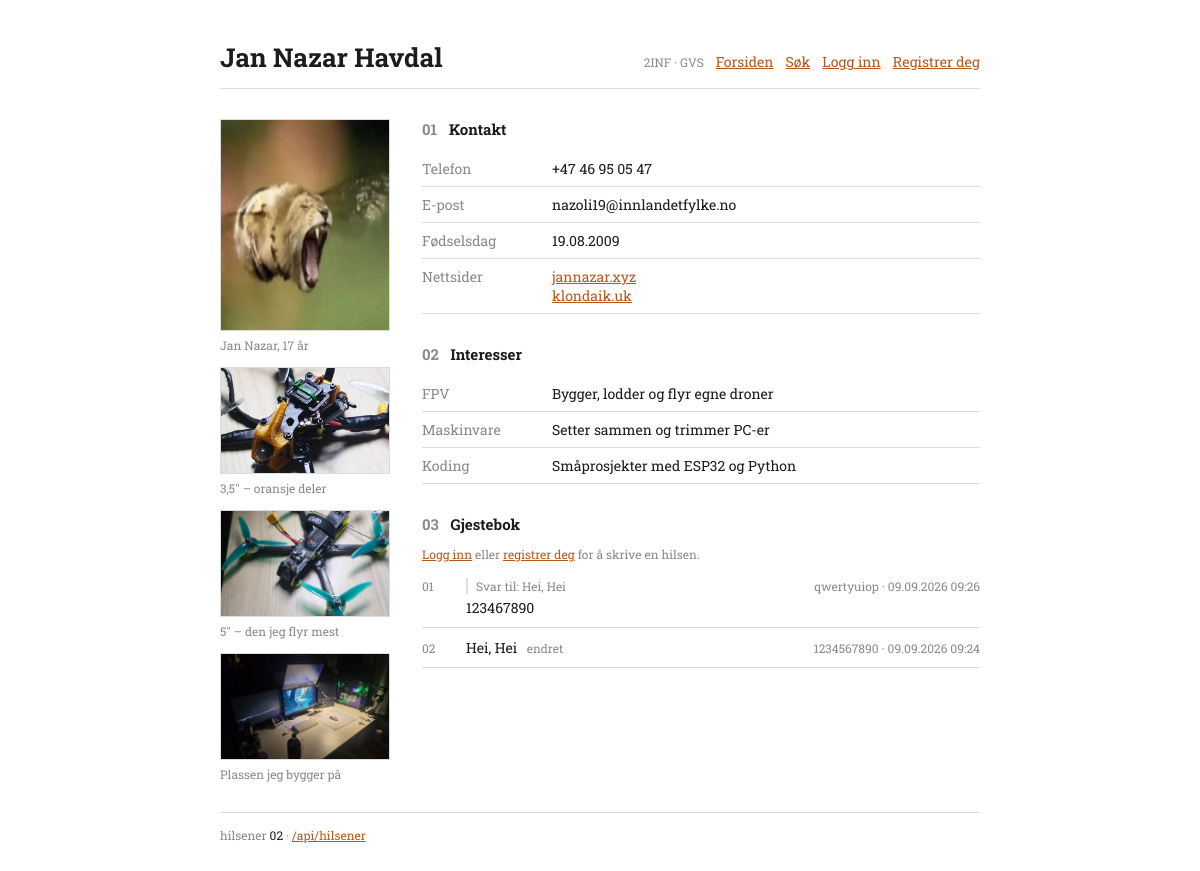
The page / on the database its author committed.
### tables this page shows
CREATE TABLE hilsener (
            id INTEGER PRIMARY KEY AUTOINCREMENT,
            tekst TEXT NOT NULL,
            tidspunkt TEXT NOT NULL,
            svar_til INTEGER,
            endret TEXT,
            bruker_id INTEGER
        );

CREATE TABLE brukere (
            id INTEGER PRIMARY KEY AUTOINCREMENT,
            brukernavn TEXT NOT NULL UNIQUE,
            salt TEXT NOT NULL,
            passord TEXT NOT NULL,
            laget TEXT NOT NULL
        );

### app.py (the view)
@app.route('/')
def forside():
    hilsener = database.hent_alle()
    return flask.render_template(
        'index.html',
        hilsener=hilsener,
        antall=len(hilsener),
        maks=MAKS_LENGDE,
        bruker=sikkerhet.hent_bruker(),
        fodselsdag=FODSELSDAG.strftime('%d.%m.%Y'),
        alder=regn_alder(FODSELSDAG),
    )

### app.py (called while the page is built)
def regn_alder(fodt):
    i_dag = date.today()
    alder = i_dag.year - fodt.year
    if (i_dag.month, i_dag.day) < (fodt.month, fodt.day):
        alder = alder - 1
    return alder

### deler/database.py (called while the page is built)
def koble():
    kobling = sqlite3.connect(DATABASE)
    kobling.row_factory = sqlite3.Row
    return kobling

def kort_tekst(tekst):
    if tekst and len(tekst) > KORT_LENGDE:
        return tekst[:KORT_LENGDE].rstrip() + '…'
    return tekst

def lag_hilsen(rad):
    hilsen = dict(rad)
    hilsen['svar_kort'] = kort_tekst(hilsen.pop('svar_tekst'))
    return hilsen

def hent_alle():
    kobling = koble()
    rader = kobling.execute(SPORRING + 'ORDER BY h.id DESC').fetchall()
    kobling.close()
    return [lag_hilsen(rad) for rad in rader]

### deler/sikkerhet.py (called while the page is built, shortened)
def hent_bruker():
    kake = flask.request.cookies.get(KAKE)
    if not kake:
        return None

### templates/index.html (shortened to what this page needs)
{% extends 'base.html' %}
{% block innhold %}
<div class="kropp">
    <aside class="rail">
        <figure class="portrett">
            <button type="button" class="vis">
                <img src="{{ url_for('static', filename='img/23.jpg') }}" alt="Bie med løvehode">
            </button>
            <figcaption>Jan Nazar, {{ alder }} år</figcaption>
        </figure>
        <figure>
            <button type="button" class="vis">
                <img src="{{ url_for('static', filename='img/drone35.jpg') }}" alt="3,5-tommeren min">
            </button>
            <figcaption>3,5" &ndash; oransje deler</figcaption>
        </figure>
        <figure>
            <button type="button" class="vis">
                <img src="{{ url_for('static', filename='img/drone.jpg') }}" alt="5-tommeren min">
            </button>
            <figcaption>5" &ndash; den jeg flyr mest</figcaption>
        </figure>
        <figure>
            <button type="button" class="vis">
                <img src="{{ url_for('static', filename='img/desk.jpg') }}" alt="Plassen jeg bygger på">
            </button>
            <figcaption>Plassen jeg bygger på</figcaption>
        </figure>
    </aside>
    <main>
        <section>
            <h2><span class="nr">01</span> Kontakt</h2>
            <dl class="rader">
                <dt>Telefon</dt>
                <dd>+47 46 95 05 47</dd>
                <dt>E-post</dt>
                <dd>nazoli19@innlandetfylke.no</dd>
                <dt>Fødselsdag</dt>
                <dd>{{ fodselsdag }}</dd>
                <dt>Nettsider</dt>
                <dd>
                    <a href="https://jannazar.xyz">jannazar.xyz</a><br>
                    <a href="https://klondaik.uk">klondaik.uk</a>
                </dd>
            </dl>
        </section>
        <section>
            <h2><span class="nr">02</span> Interesser</h2>
            <dl class="rader">
                <dt>FPV</dt>
                <dd>Bygger, lodder og flyr egne droner</dd>
                <dt>Maskinvare</dt>
                <dd>Setter sammen og trimmer PC-er</dd>
                <dt>Koding</dt>
                <dd>Småprosjekter med ESP32 og Python</dd>
            </dl>
        </section>
        <section>
            <h2><span class="nr">03</span> Gjestebok</h2>
            {% if bruker %}
            <p class="svarer" id="svarer" hidden>
                Svarer på <span id="svarer-tekst"></span>
                <button type="button" id="avbryt-svar">Avbryt</button>
            </p>
            <div class="skrivefelt">
                <input type="text" id="hilsen-input" maxlength="{{ maks }}" autocomplete="off"
                    placeholder="Skriv noe og trykk Enter" aria-label="Skriv en hilsen">
                <span id="teller">0/{{ maks }}</span>
            </div>
            <p id="feilmelding" role="status"></p>
            {% else %}
            <p class="krev">
                <a href="/logg-inn">Logg inn</a> eller <a href="/registrer">registrer deg</a>
                for å skrive en hilsen.
            </p>
            {% endif %}
            <ol class="logg" id="hilsen-liste">
                {% for h in hilsener %}
                {% include 'hilsen.html' %}
                {% endfor %}
            </ol>
        </section>
    </main>
</div>
<footer>
    hilsener <b id="antall">{{ '%02d'|format(antall) }}</b>
    &middot; <a href="/api/hilsener">/api/hilsener</a>
</footer>
{% endblock %}

### templates/base.html (shortened to what this page needs)
<!DOCTYPE html>
<html lang="no">
<head>
    <link rel="stylesheet" href="{{ url_for('static', filename='style.css') }}">
</head>
<body>
    <div class="ark">
        <header>
            <h1>{% block overskrift %}Jan Nazar Havdal{% endblock %}</h1>
            {% block stempel %}{% include 'topp.html' %}{% endblock %}
        </header>
        {% block innhold %}{% endblock %}
    </div>
</body>
</html>

### templates/topp.html
<div class="topp">
    <span class="stempel">2INF &middot; GVS</span>
    <a href="/">Forsiden</a>
    <a href="/sok">Søk</a>
    {% if bruker %}
    <span class="stempel">{{ bruker.brukernavn }}</span>
    <form method="post" action="/logg-ut">
        <button type="submit" class="lenkeknapp">Logg ut</button>
    </form>
    {% else %}
    <a href="/logg-inn">Logg inn</a>
    <a href="/registrer">Registrer deg</a>
    {% endif %}
</div>

### templates/hilsen.html (shortened to what this page needs)
<li data-id="{{ h.id }}">
    <div class="innhold">
        {% if h.svar_kort %}
        <span class="sitat" data-svar-til="{{ h.svar_til }}">Svar til: {{ h.svar_kort }}</span>
        {% endif %}
        <span class="tekst">{{ h.tekst }}</span>
        {% if h.endret %}
        <span class="endret" title="Endret {{ h.endret }}">endret</span>
        {% endif %}
    </div>
    <span class="tid">{% if h.navn %}{{ h.navn }} &middot; {% endif %}{{ h.tidspunkt }}</span>
</li>

### static/style.css (style rules this page uses)
:root { --bakgrunn: #ffffff; --tekst: #1c1c1a; --svak: #8a8b85; --strek: #dcdcd8; --aksent: #b8571c; --feil: #a33a22; }
body { margin: 0; padding: 40px 20px 60px; background-color: var(--bakgrunn); color: var(--tekst); font-family: "Roboto Slab", Georgia, "Times New Roman", serif; font-size: 14px; }
.ark { max-width: 760px; margin: 0 auto; }
header { display: flex; align-items: baseline; justify-content: space-between; gap: 16px; border-bottom: 1px solid var(--strek); padding-bottom: 14px; }
h1 { margin: 0; font-size: 26px; }
.stempel, .rail figcaption, .tom, .sitat, .endret, .logg .tid, .handlinger button, #avbryt-svar, .lenkeknapp, .krev, .sokinfo, .skjema label, .skjemafeil, .skjemalenker, .rediger-hjelp, #teller, #feilmelding, footer, #visning p { font-size: 12px; }
.stempel { color: var(--svak); white-space: nowrap; }
section { margin-top: 30px; }
.topp { display: flex; align-items: baseline; gap: 12px; }
h2 { margin: 0 0 12px; font-size: 15px; }
.nr { margin-right: 8px; color: var(--svak); }
.rader { display: grid; grid-template-columns: 130px 1fr; margin: 0; }
.rader dt, .rader dd { padding: 8px 0; border-bottom: 1px solid var(--strek); }
.rader dt { color: var(--svak); }
.rader dd { margin: 0; word-break: break-word; }
.kropp { display: grid; grid-template-columns: 170px 1fr; gap: 32px; margin-top: 30px; }
.rail { display: grid; gap: 14px; align-content: start; }
.rail figure { margin: 0; }
.vis { display: block; width: 100%; padding: 0; border: 1px solid var(--strek); background: none; cursor: zoom-in; }
.rail img { width: 100%; display: block; object-fit: cover; aspect-ratio: 16 / 10; }
.portrett img { aspect-ratio: 4 / 5; }
.rail figcaption { margin-top: 6px; color: var(--svak); }
main section:first-child { margin-top: 0; }
a { color: var(--aksent); }
.krev { margin: 0; color: var(--svak); }
.logg { list-style: none; counter-reset: hilsen; margin: 6px 0 0; padding: 0; }
.logg li { counter-increment: hilsen; display: grid; grid-template-columns: 34px 1fr auto; gap: 10px; align-items: baseline; padding: 10px 0; border-bottom: 1px solid var(--strek); }
.logg li::before { content: counter(hilsen, decimal-leading-zero); font-size: 12px; color: var(--svak); }
.innhold { min-width: 0; }
.logg .tekst { word-break: break-word; }
.logg .tid, .endret, .sitat, .rediger-hjelp { color: var(--svak); }
.logg .tid { white-space: nowrap; }
.sitat { display: block; margin-bottom: 4px; padding-left: 8px; border-left: 2px solid var(--strek); word-break: break-word; }
.endret { margin-left: 6px; cursor: help; }
footer { margin-top: 30px; border-top: 1px solid var(--strek); padding-top: 14px; color: var(--svak); }
footer b { font-weight: normal; color: var(--tekst); }

### rows shown on the page
hilsener: svar_kort "Hei, Hei", tekst "123467890", navn "qwertyuiop", tidspunkt "09.09.2026 09:26"
hilsener: tekst "Hei, Hei", navn "1234567890", tidspunkt "09.09.2026 09:24"

### other values the page prints
{{ alder }} "17"
{{ fodselsdag }} "19.08.2009"
{{ '%02d'|format(antall) }} "02"
